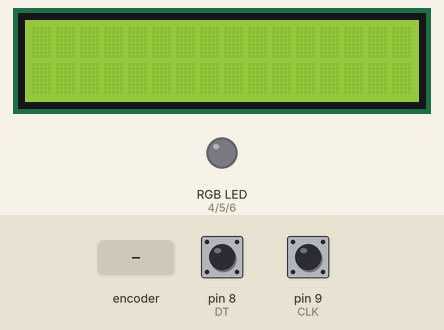
The sketch below on a simulated Arduino Uno, built with avr-gcc and run on an emulated ATmega328P. On the bench: 16×2 character LCD, an RGB LED mixed from three pins (HIGH = lit). Inputs (shaded band) come from the test bench; at power-on: pin 8 (DT) HIGH, pin 9 (CLK) HIGH. What the sketch prints to the serial monitor is not drawn.

Above: at 1.2 s.
1.3 s: rotary encoder on pin 9 (CLK) / pin 8 (DT) turned 3 steps (first pin leading)
At 2.4 s:
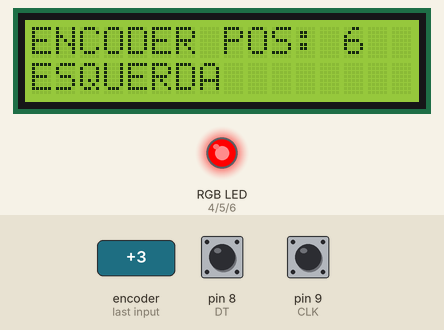
3.4 s: rotary encoder on pin 9 (CLK) / pin 8 (DT) turned 2 steps (second pin leading)
At 4.8 s:
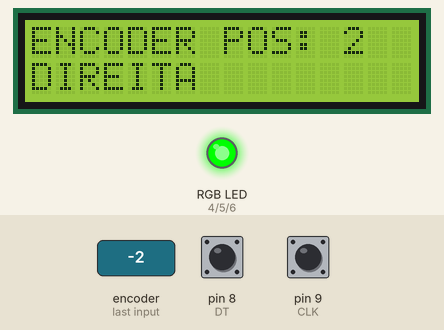
5.3 s: rotary encoder on pin 9 (CLK) / pin 8 (DT) turned 3 steps (first pin leading)
At 5.45 s:
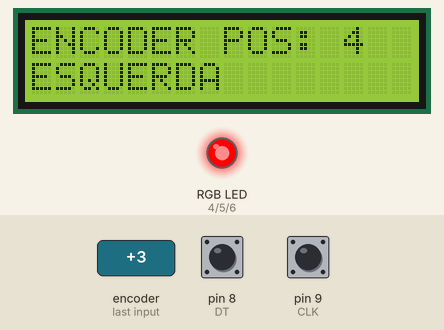
Timing chart, 0 to 8.3 s (numbered marks = the images above; inputs shaded):
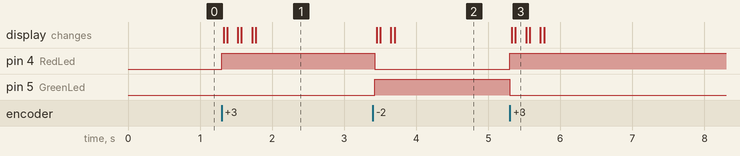

Measured:
- after the input at 1.3 s, pin 4 (RedLed): LOW → HIGH at once; the display: first changes at once (image 1 shows a later state)
- after the input at 3.4 s, pin 4 (RedLed): HIGH → LOW at once; pin 5 (GreenLed): LOW → HIGH at once; the display: first changes after 0.05 s (image 2 shows a later state)
- after the input at 5.3 s, pin 4 (RedLed): LOW → HIGH at once; pin 5 (GreenLed): HIGH → LOW at once; the display: first changes at once (image 3 shows a later state)

The sketch:

rotary-encoder.ino
```cpp
// Open Source
#include <LiquidCrystal_I2C.h> //INCLUSÃO DE BIBLIOTECA
LiquidCrystal_I2C lcd(0x27,2,1,0,4,5,6,7,3, POSITIVE);

 int CLK = 9;  // Pin 9 to clk on encoder
 int DT = 8;  // Pin 8 to DT on encoder

 int RedLed = 4;// RGB
 int GreenLed = 5;
 int BlueLed = 6;

 int RotPosition = 0;
 int rotation;
 int value;
 boolean LeftRight;

 void setup() {
   lcd.begin (16,2); //SETA A QUANTIDADE DE COLUNAS(16) E O NÚMERO DE LINHAS(2) DO DISPLAY
   lcd.setBacklight(HIGH); //LIGA O BACKLIGHT (LUZ DE FUNDO)
   Serial.begin (9600);
   pinMode (CLK,INPUT);
   pinMode (DT,INPUT);
   pinMode (RedLed, OUTPUT);
   pinMode (GreenLed, OUTPUT);
   pinMode (BlueLed, OUTPUT);
   rotation = digitalRead(CLK);
 }
 void loop() {
   value = digitalRead(CLK);
     if (value != rotation){ // we use the DT pin to find out which way we turning.
     if (digitalRead(DT) != value) {  // Clockwise
       RotPosition ++;
       LeftRight = true;
     } else { //Counterclockwise
       LeftRight = false;
       RotPosition--;
     }
     if (LeftRight){ // turning right will turn on red led.
       Serial.println ("clockwise");
       digitalWrite (RedLed, HIGH);
       digitalWrite (GreenLed, LOW);
       lcd.setCursor(0,1); //SETA A POSIÇÃO DO CURSOR
       lcd.print("ESQUERDA    "); //IMPRIME O TEXTO NO DISPLAY LCD
     }else{        // turning left will turn on green led.
       Serial.println("counterclockwise");
       digitalWrite (RedLed, LOW);
       digitalWrite (GreenLed, HIGH);
       lcd.setCursor(0,1); //SETA A POSIÇÃO DO CURSOR
       lcd.print("DIREITA    "); //IMPRIME O TEXTO NO DISPLAY LCD
     }
     Serial.print("Encoder Rotação Posição: ");
     Serial.println(RotPosition);
     lcd.setCursor(0,0); //SETA A POSIÇÃO DO CURSOR
     lcd.print("ENCODER POS: "); //IMPRIME O TEXTO NO DISPLAY LCD
     lcd.print(RotPosition); //IMPRIME O TEXTO NO DISPLAY LCD
     lcd.print("   "); //IMPRIME O TEXTO NO DISPLAY LCD
   }
   rotation = value;
 }
```
